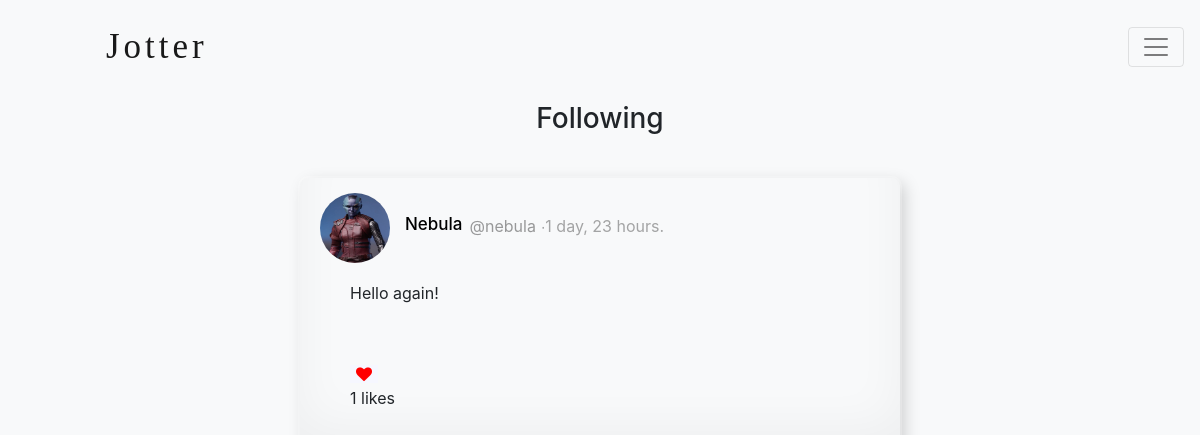
/followingPeople (signed in), run on the app's committed database.
### network/models.py (models this page shows, shortened)
class Post(models.Model):
    content = models.CharField(max_length=500)
    user = models.ForeignKey(User, on_delete=models.CASCADE, related_name="userAuthor")
    timestamp = models.DateTimeField(auto_now_add=True)
    def get_likes_count(self):
     return self.postL.count()

class User(AbstractUser):
    pass

class perfile(models.Model):
    user = models.OneToOneField(settings.AUTH_USER_MODEL, on_delete=models.CASCADE)
    name = models.CharField(max_length=50, blank=True, null=True)
    biography = models.CharField(max_length=300, blank=True, null=True)
    image = models.ImageField(default='default.jpeg')
    ProfileBanner = models.ImageField(default='bannerDefault.jpeg')

### network/views.py (the view)
# urls.py: path("followingPeople", views.followingPeople, name="followingPeople"),
@login_required
def followingPeople(request):
    user = request.user
    following = user.following.all().values_list('follower', flat=True)
    posts = Post.objects.filter(user__in=following).order_by('-timestamp')
    paginator = Paginator(posts, 10)
    page_number = request.GET.get('page')
    postPages = paginator.get_page(page_number)
    liked_posts = Like.objects.filter(user=request.user).values_list('post_id', flat=True)
    likes_count_dict = {post.id: post.get_likes_count() for post in postPages if post.id in liked_posts}
    likes = Like.objects.all()
    liked = []
    try:
        for like in likes:
            if like.user.id == request.user.id:
                liked.append(like.post.id)
    except:
        liked = []
    return render(request, 'network/followingPeople.html', {
        'postPages': postPages,
        "liked": liked,
         "likesCount": likes_count_dict
    })

### network/templates/network/followingPeople.html (shortened to what this page needs)
{% extends "network/layout.html" %}
 {% block body %}
<div class="d-flex justify-content-center">
            <div class="postAllFollow">
            <h3 >Following</h3>
            {% for post in  postPages %}
                <div class="posts">
                <div class="row align-items-start">
                             <img class="logo-post" style="width:70px; position:relative; height: 70px; border-radius: 50%;" src="{{ post.user.perfile.image.url }}" alt="Profile picture">
                        {% if post.user.profile %}
                            <h4><a class="user" href="{% url 'profile' user_id=post.user.id %}">{{post.user.perfile.user}}</a></h4>
                        {% else %}
                            <h4><a class="user" href="{% url 'profile' user_id=post.user.id %}">{{post.user.perfile.name}}</a></h4>
                        {% endif %}
                            <p class="post-user">@{{post.user}}</p>
                            <p class="time">∙{{post.timestamp|timesince }}.</p>
                </div>
                    <p class="content" id="content_{{post.id}}">{{post.content}}</p>
                    <br>
                     {% if user.is_authenticated and user == post.user %}
                        <div class="edit-delete">
                            <div class="edit-post">
                                <button class="edit-post" data-bs-toggle="modal" data-bs-target="#modal_edit_post_{{ post.id }}">Edit Post  </button>
                            </div>
                      {% if request.user == post.user%}
                        <div class="trash">
                            <a href="{% url 'deletePost' post.id %}" style="background:white; border:none;">
                            <i class="fa fa-trash-o" style="color:#657786; font-size:20px" aria-hidden="true"></i>
                            </a>
                        </div>
                      </div>
                    {% endif %}
                                <div class="modal fade" id="modal_edit_post_{{ post.id }}" data-bs-backdrop="static" data-bs-keyboard="false" tabindex="-1" aria-labelledby="modal_edit_post_{{ post.id }}" aria-hidden="true">
                                    <div class="modal-dialog">
                                        <div class="modal-content">
                                            <div class="modal-header">
                                                <h5 class="modal-title" id="staticBackdropLabel">Edit Post</h5>
                                                <button type="button" class="btn-close" data-bs-dismiss="modal"  aria-label="Close">X</button>
                                            </div>
                                            <div class="modal-body">
                                                <textarea class="form-control" rows="10" id="textarea_{{ post.id }}" name="content">{{ post.content }}</textarea>
                                            </div>
                                            <div class="modal-footer">
                                                <button type="button" class="btn btn-secondary" data-bs-dismiss="modal">Close</button>
                                                <button type="button" class="btn btn-primary" data-bs-dismiss="modal" onclick="submitHandler({{ post.id }})">https://iconos8.es/icon/sKp0dy2A108d/editar</button>
                                            </div>
                                        </div>
                                    </div>
                                </div>
                            {% else %}
                            {% if user.is_authenticated %}
                                {% if post.id in liked %}
                                <button class="fa fa-heart" aria-hidden="true"style=" color:red;background:rgb(246,247,258); border:none;" onclick="likeHandler({{post.id}},{{liked}})" id="{{post.id}}"></button>
                                    {% else %}
                                <button class="fa fa-heart-o" aria-hidden="true" style="background:rgb(246,247,248); border:none;" onclick="likeHandler({{post.id}},{{liked}})" id="{{post.id}}"></button>
                                {% endif %}
                            {% endif %}
                    {% endif %}
                    {% if post.postL.count == 0%}
                    {% else %}
                     <p>{{ post.postL.count }} likes</p>
                    {% endif %}
                      </div>
            {% endfor%}
{% endblock %}

### network/static/network/styles.css (style rules this page uses)
.postAllFollow { padding-top: 60px; max-width: 600px; width: 100%; }
.posts { border-radius: 8px; margin-top: 7%; padding: 50px; box-shadow: inset 0 -3em 3em rgba(0, 0, 0, 0.045), 0 0 0 2px rgba(255, 255, 255, 0.243), 0.3em 0.3em 1em rgba(0, 0, 0, 0.17); }
.user { font-family: "TwitterChirp", -apple-system, BlinkMacSystemFont, "Segoe UI", Roboto, Helvetica, Arial, sans-serif; font-size: 17px; color: rgb(0, 0, 0); text-decoration: none; padding-right: 7px; position: relative; bottom: 20px; }
.post-user { position: relative; bottom: 14px; color: rgba(3, 3, 3, 0.394); }
.time { font: sans-serif; color: rgba(3, 3, 3, 0.346); padding-left: 5px; position: relative; bottom: 14px; }
.logo-post { position: relative; bottom: 35px; right: 15px; }
.content { position: relative; top: -17px; }
@media only screen and (max-width: 1200px) { h3 { margin-top: 7%; } }
body { background-color: rgba(248, 249, 250, 0.875); }
h3 { text-align: center; }

### data on the page
Post: user.perfile.image (picture), user.perfile.name "Nebula", user "nebula", timestamp "1 day, 23 hours", content "Hello again!", postL.count "1"
